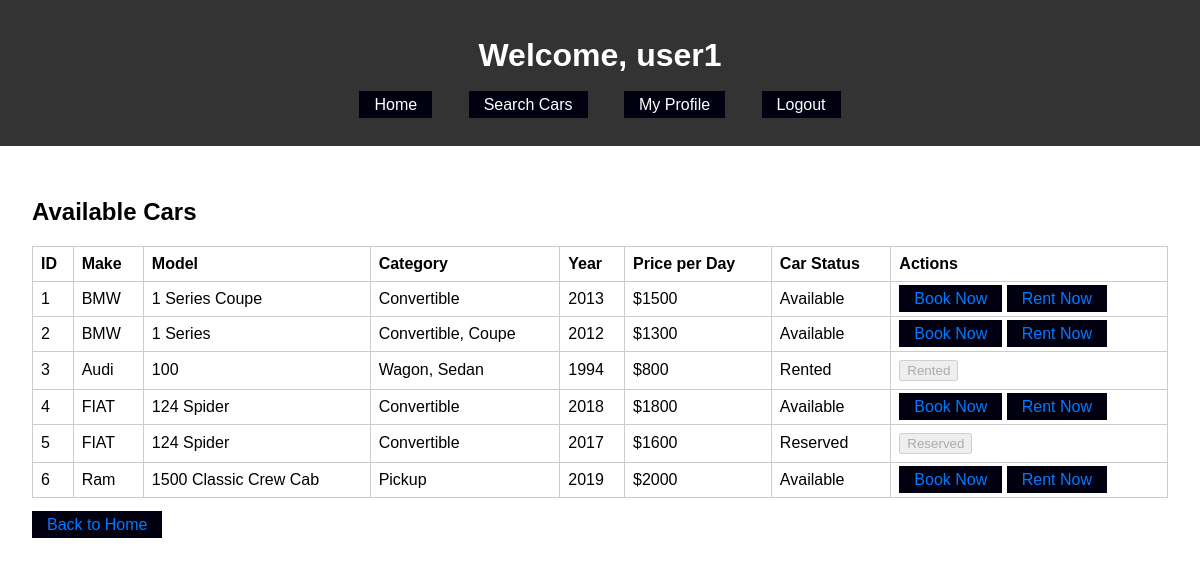
The page /customer_home (signed in) on the database as committed earlier.
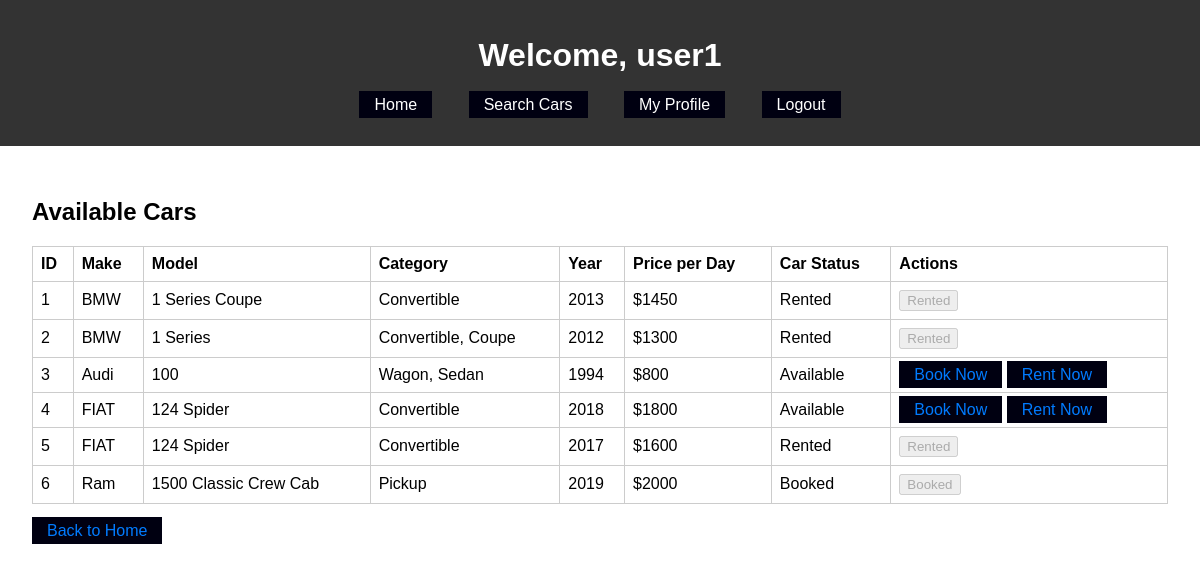
The same page on the database as committed later.
### app/models.py (models this page shows, shortened)
class Car(db.Model):
    id = db.Column(db.Integer, primary_key=True)
    make = db.Column(db.String(50), nullable=False)
    model = db.Column(db.String(50), nullable=False)
    category = db.Column(db.String(50), nullable=False)
    year = db.Column(db.Integer, nullable=False)
    price_per_day = db.Column(db.Integer, nullable=False)
    status = db.Column(db.String(20), nullable=False, default="Available")

### app/routes.py (the view)
@app.route('/customer_home')
@login_required
def customer_home():
    if 'user_id' not in session:
        return redirect(url_for('login'))
    user = User.query.get(session['user_id'])
    cars = Car.query.all()
    return render_template('customer_home.html', user=user, cars=cars)

### app/__init__.py (called while the page is built)
@login_manager.user_loader
def load_user(user_id):
    return models.User.query.get(int(user_id))

### app/templates/customer_home.html (shortened to what this page needs)
<!DOCTYPE html>
<html lang="en">
<head>
    <link rel="stylesheet" href="{{ url_for('static', filename='css/style.css') }}">
</head>
<body>
    <header>
        <h1>Welcome, {{ user.username }}</h1>
        <nav>
            <ul>
                <li><a href="{{ url_for('customer_home') }}">Home</a></li>
                <li><a href="{{ url_for('car_search') }}">Search Cars</a></li>
                <li><a href="{{ url_for('customer_profile') }}">My Profile</a></li>
                <li><a href="{{ url_for('logout') }}">Logout</a></li>
            </ul>
        </nav>
    </header>
    <main>
        <h2>Available Cars</h2>
        <div class="container">
    <table class="table table-bordered mt-3">
        <thead>
            <tr>
                <th>ID</th>
                <th>Make</th>
                <th>Model</th>
                <th>Category</th>
                <th>Year</th>
                <th>Price per Day</th>
                <th>Car Status</th>
                <th>Actions</th>
            </tr>
        </thead>
        <tbody>
            {% for car in cars %}
            <tr>
                <td>{{ car.id }}</td>
                <td>{{ car.make }}</td>
                <td>{{ car.model }}</td>
                <td>{{ car.category }}</td>
                <td>{{ car.year }}</td>
                <td>${{ car.price_per_day }}</td>
                <td>{{ car.status }}</td>
                <td>
                    {% if car.status == 'Available' %}
                    <a href="{{ url_for('car_book', car_id=car.id) }}" class="btn btn-info">Book Now</a>
                    <a href="{{ url_for('car_rent', car_id=car.id) }}" class="btn btn-info">Rent Now</a>
                    {% else %}
                    <button class="btn btn-secondary" disabled>{{ car.status }}</button>
                    {% endif %}
                </td>
            </tr>
            {% endfor %}
        </tbody>
    </table>
</div>
        <br>
        <a href="{{url_for('index') }}" class="back-home-link">Back to Home</a>
    </main>
</body>
</html>

Rows that differ between the two databases and show on the page:
changed Car "1 Series Coupe": price_per_day "1500" → "1450"; status "Available" → "Rented"; status (not shown) → "Rented"; no longer shows "Book Now Rent Now"
changed Car "1 Series": status "Available" → "Rented"; status (not shown) → "Rented"; no longer shows "Book Now Rent Now"
changed Car "Audi": status "Rented" → "Available"; status "Rented" → (not shown); now shows "Book Now Rent Now"
changed Car id 5: status "Reserved" → "Rented"
changed Car "Ram": status "Available" → "Booked"; status (not shown) → "Booked"; no longer shows "Book Now Rent Now"
